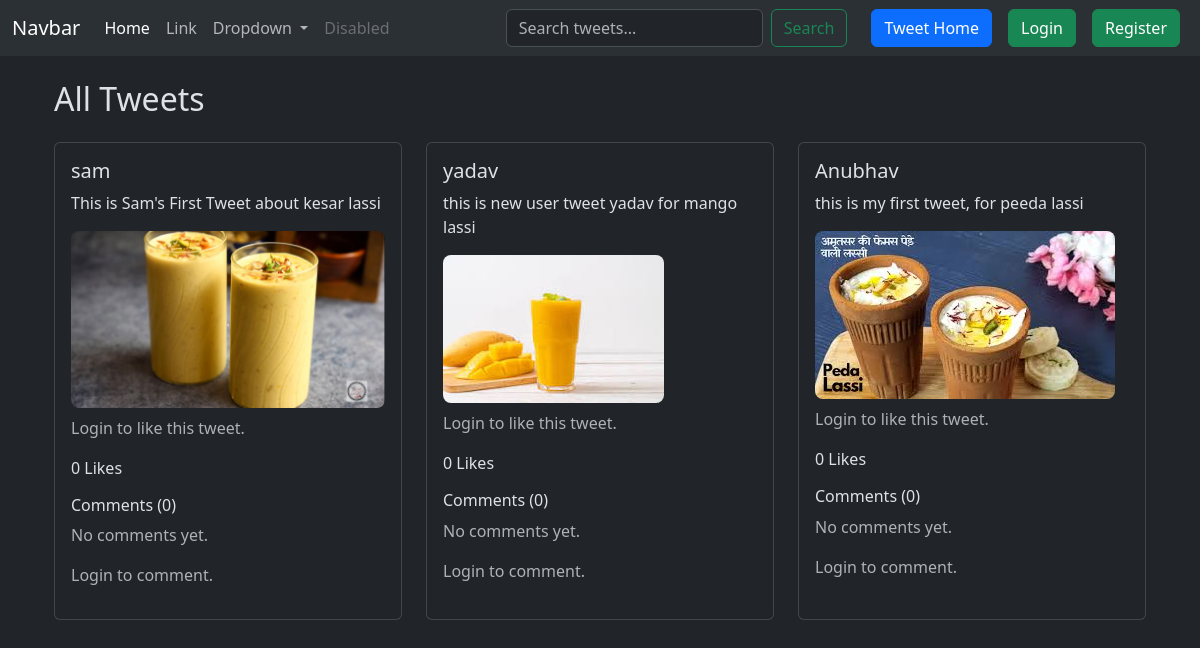
The app's page /Tweet/, older data.
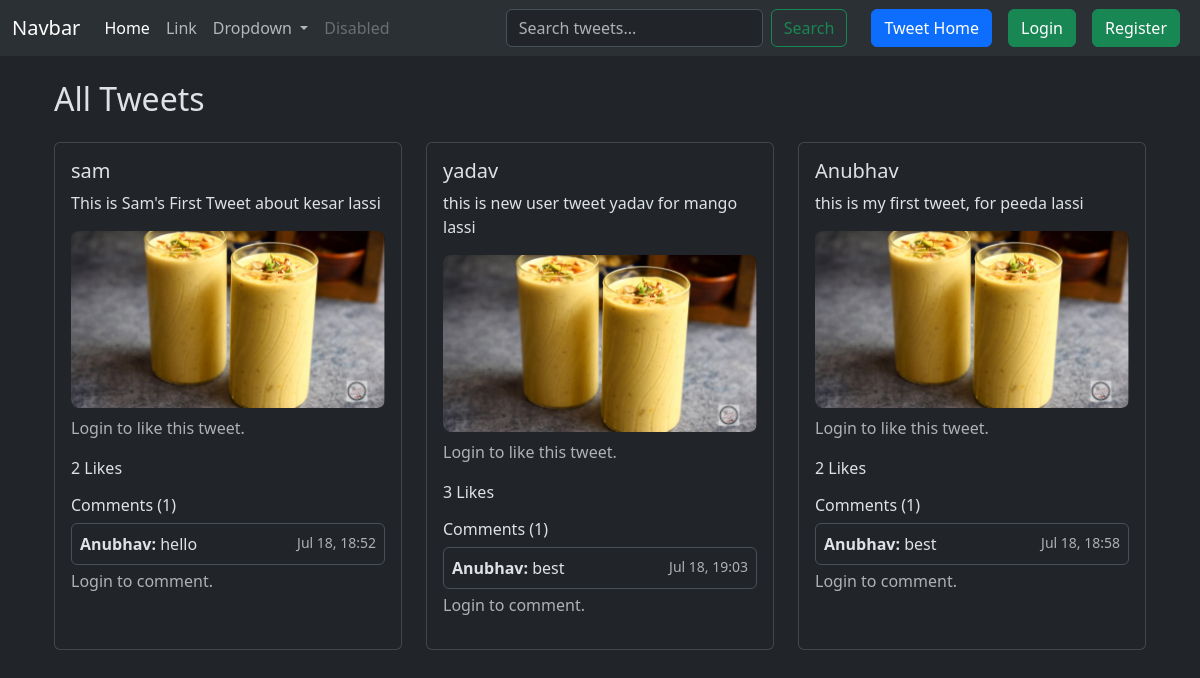
The same page, newer data.
### Tweet/models.py (models this page shows, shortened)
class Tweet(models.Model):
    user = models.ForeignKey(User, on_delete=models.CASCADE)
    text = models.TextField()
    created_add = models.DateTimeField(auto_now_add=True)
    likes = models.ManyToManyField(User, related_name='liked_tweets', blank=True)
    picture = models.ImageField(upload_to='photos/', blank=True, null=True)

class Comment(models.Model):
    tweet = models.ForeignKey(Tweet, related_name='comments', on_delete=models.CASCADE)
    user = models.ForeignKey(User, on_delete=models.CASCADE)
    comment_text = models.TextField()
    timestamp = models.DateTimeField(auto_now_add=True)

### Tweet/views.py (the view, shortened to what this page needs)
# urls.py: path('',views.tweet_list,name="tweet_list"),
def tweet_list(request):
    query = request.GET.get('q')
    if query:
        tweets = Tweet.objects.filter(
            Q(text__icontains=query) | Q(user__username__icontains=query)
        ).order_by('-created_add')
    else:
        tweets = Tweet.objects.all().order_by('-created_add')
    return render(request, 'tweet_list.html', {'tweets': tweets})

### Tweet/templates/tweet_list.html
{% extends 'layout.html' %}
{% load static %}
{% block content %}
<div class="container mt-4">
  <h2 class="mb-4">All Tweets</h2>
  <div class="row row-cols-1 row-cols-md-2 row-cols-lg-3 g-4">
    {% for tweet in tweets %}
      <div class="col">
        <div class="card h-100">
          <div class="card-body">
            <h5 class="card-title">{{ tweet.user.username }}</h5>
            <p class="card-text">{{ tweet.text }}</p>
            {% if tweet.picture %}
              <img src="{{ tweet.picture.url }}" alt="Tweet image"
                   class="img-fluid tweet-image mb-2"
                   style="max-height: 300px; object-fit: cover; border-radius: 8px;">
            {% endif %}
            {% if user.is_authenticated %}
              <form action="{% url 'like_tweet' tweet.id %}" method="POST" class="inline">
                {% csrf_token %}
                {% if user in tweet.likes.all %}
                  <button type="submit" class="btn btn-sm btn-danger">❤️ Unlike</button>
                {% else %}
                  <button type="submit" class="btn btn-sm btn-outline-secondary">🤍 Like</button>
                {% endif %}
              </form>
            {% else %}
              <p class="text-muted">Login to like this tweet.</p>
            {% endif %}
            <span>{{ tweet.likes.count }} Likes</span>
            <div class="mt-3">
              <h6>Comments ({{ tweet.comments.count }})</h6>
              {% for comment in tweet.comments.all %}
                <div class="border rounded p-2 mb-1">
                  <strong>{{ comment.user.username }}:</strong> {{ comment.comment_text }}
                  <small class="text-muted float-end">{{ comment.timestamp|date:"M d, H:i" }}</small>
                </div>
              {% empty %}
                <p class="text-muted">No comments yet.</p>
              {% endfor %}
              {% if user.is_authenticated %}
                <form method="POST" action="{% url 'tweet_list' %}" class="mt-2">
                  {% csrf_token %}
                  <input type="hidden" name="tweet_id" value="{{ tweet.id }}">
                  <div class="input-group">
                    <input type="text" name="comment" class="form-control" placeholder="Write a comment..." required>
                    <button class="btn btn-primary" type="submit">Post</button>
                  </div>
                </form>
              {% else %}
                <p class="text-muted">Login to comment.</p>
              {% endif %}
            </div>
          </div>
        </div>
      </div>
    {% endfor %}
  </div>
</div>
{% endblock %}

### templates/layout.html (shortened to what this page needs)
{% load static %}
<!DOCTYPE html>
<html lang="en" data-bs-theme="dark">
<head>
<link href="https://cdn.jsdelivr.net/npm/bootstrap@5.3.3/dist/css/bootstrap.min.css"
 rel="stylesheet">
</head>
<body>
    <nav class="navbar navbar-expand-lg bg-body-tertiary">
  <div class="container-fluid">
    <a class="navbar-brand" href="#">Navbar</a>
    <div class="collapse navbar-collapse" id="navbarSupportedContent">
      <ul class="navbar-nav me-auto mb-2 mb-lg-0">
        <li class="nav-item">
          <a class="nav-link active" aria-current="page" href="#">Home</a>
        </li>
        <li class="nav-item">
          <a class="nav-link" href="#">Link</a>
        </li>
        <li class="nav-item dropdown">
          <a class="nav-link dropdown-toggle" href="#" role="button" data-bs-toggle="dropdown" aria-expanded="false">
            Dropdown
          </a>
        </li>
        <li class="nav-item">
          <a class="nav-link disabled" aria-disabled="true">Disabled</a>
        </li>
      </ul>
      <form class="d-flex me-3" role="search" method="get" action="{% url 'tweet_list' %}">
  <input class="form-control me-2" type="search" name="q" placeholder="Search tweets..." aria-label="Search" value="{{ request.GET.q }}">
  <button class="btn btn-outline-success" type="submit">Search</button>
</form>
      <a href="{% url 'tweet_list'%}" class="btn btn-primary mx-2">Tweet Home</a>
      {% if user.is_authenticated %}
      <form method='post' action="{% url 'logout'%}">
        {% csrf_token %}
        <button class="btn btn-danger" type="submit">Logout</button>
      </form>
      {% else %}
        <a href="{% url 'login'%}" class="btn btn-success mx-2">Login</a>
        <a href="{% url 'register'%}" class="btn btn-success mx-2">Register</a>
      {% endif %}
    </div>
  </div>
</nav>
    <div class="container">
        {% block content %}
        {% endblock%}
    </div>
</body>
</html>

Row changes from the older to the newer data that the page shows:
changed Tweet "This is Sam's First Tweet about kesar lassi": likes.count "0" → "2"; comments.count "0" → "1"; no longer shows "No comments yet."
added Comment: user.username "Anubhav", comment_text "hello", timestamp "Jul 18, 18:52", shown under Tweet "This is Sam's First Tweet about kesar lassi"
changed Tweet "this is new user tweet yadav for mango lassi": picture: a different picture; likes.count "0" → "3"; comments.count "0" → "1"; no longer shows "No comments yet."
added Comment: user.username "Anubhav", comment_text "best", timestamp "Jul 18, 19:03", shown under Tweet "this is new user tweet yadav for mango lassi"
changed Tweet "this is my first tweet, for peeda lassi": picture: a different picture; likes.count "0" → "2"; comments.count "0" → "1"; no longer shows "No comments yet."
added Comment: user.username "Anubhav", comment_text "best", timestamp "Jul 18, 18:58", shown under Tweet "this is my first tweet, for peeda lassi"
